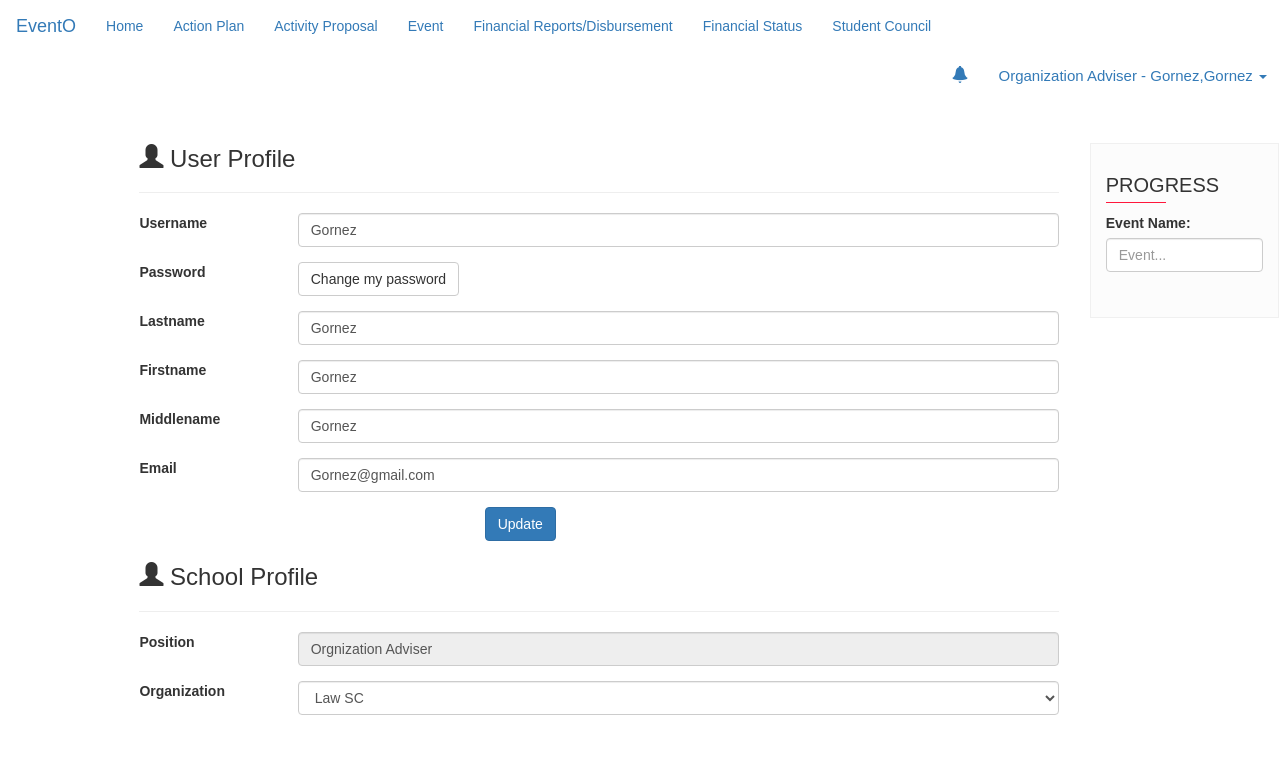
The page /Organization Adviser/ViewAccount.php (signed in) on the database its author committed.
### tables this page shows
CREATE TABLE `org_adviser` (
  `idorg_adviser` int(11) NOT NULL,
  `Lastname` varchar(100) DEFAULT NULL,
  `Firstname` varchar(100) DEFAULT NULL,
  `Middlename` varchar(50) DEFAULT NULL,
  `users_ID` int(11) NOT NULL
);

CREATE TABLE `users` (
  `ID` int(11) NOT NULL,
  `Username` varchar(100) DEFAULT NULL,
  `Password` varchar(255) NOT NULL,
  `Email` varchar(50) NOT NULL,
  `AccessLvl` varchar(20) NOT NULL,
  `UserLvl` varchar(50) NOT NULL,
  `user_status` varchar(25) NOT NULL
);

### Organization Adviser/ViewAccount.php (the view, shortened to what this page needs)
<!DOCTYPE html>
<html lang="en">
<head>
  <link rel="stylesheet" href="path/to/font-awesome/css/font-awesome.min.css">
  <link rel="stylesheet" href="https://maxcdn.bootstrapcdn.com/bootstrap/3.3.7/css/bootstrap.min.css">
  <link rel="stylesheet" href="//code.jquery.com/ui/1.11.4/themes/smoothness/jquery-ui.css">
  <link href="style.css" type="text/css" rel="stylesheet">
    <link href='progress.css' rel='stylesheet' />
    <?php include ('icon.php'); ?>
</head>
<body>
<?php include('MainTabs.php'); ?>
<?php
include ("Connection.php");
?>
  <div class="row content">
    <div class = "col-sm-1">
    </div>
    <div class="col-sm-8 text-left" >
      <br>
      <div class = "container">
        <div class = "col-sm-10">
          <div style="border-bottom: 5%;">
            <h3><span class="glyphicon glyphicon-user" aria-hidden="true"></span> User Profile</h3>
            <hr>
          </div>
          <?php
            $sql = "SELECT Username,Lastname,Firstname,Middlename,Email from users inner join org_adviser on org_adviser.users_ID = users.ID
            where ID = '".$_SESSION["User"]."'";
            $result = mysqli_query($conn, $sql);
                if(mysqli_num_rows($result) > 0 )
                {
                    while($row = mysqli_fetch_array($result))
                    {
                     echo '<form action = "" method = "post">
                       <div class="form-group row">
                         <label for="inputPassword3" class="col-sm-2 col-form-label">Username</label>
                         <div class="col-sm-10">
                           <input type="text" class="form-control" name = "username" id="inputPassword3"  value = "'.$row["Username"].'" placeholder="Username">
                         </div>
                       </div>
                       <div class="form-group row">
                         <label for="inputPassword3" class="col-sm-2 col-form-label">Password</label>
                         <div class="col-sm-10">
                            <button type="button" data-toggle="modal" data-target="#passwordModal" class="btn btn-default">Change my password</button>
                         </div>
                       </div>
                       <div class="form-group row">
                         <label for="inputEmail3" class="col-sm-2 col-form-label">Lastname</label>
                         <div class="col-sm-10">
                           <input type="text" name = "lastname" class="form-control" value = "'.$row["Lastname"].'"  id="inputEmail3" placeholder="Lastname">
                         </div>
                       </div>
                       <div class="form-group row">
                         <label for="inputPassword3" class="col-sm-2 col-form-label">Firstname</label>
                         <div class="col-sm-10">
                           <input type="text" name = "firstname" class="form-control" value = "'.$row["Firstname"].'"  id="inputPassword3" placeholder="Firstname">
                         </div>
                       </div>
                       <div class="form-group row">
                         <label for="inputEmail3" class="col-sm-2 col-form-label">Middlename</label>
                         <div class="col-sm-10">
                           <input type="text"  name = "middlename" class="form-control" value = "'.$row["Middlename"].'"  id="inputEmail3" placeholder="Middlename">
                         </div>
                       </div>
                       <div class="form-group row">
                         <label for="inputEmail3" class="col-sm-2 col-form-label">Email</label>
                         <div class="col-sm-10">
                           <input type="email" name = "email" class="form-control" value = "'.$row["Email"].'"  id="inputEmail3" placeholder="Email">
                         </div>
                       </div>
                       <div class="form-group row">
                         <div class="col-sm-10 text-center">
                           <button type="submit" name = "SubmitButton" class="btn btn-primary">Update</button>
                         </div>
                       </div>
                     </form>
                     <h3><span class="glyphicon glyphicon-user" aria-hidden="true"></span> School Profile</h3>
                       <hr>
                      <form action = "" method = "post">
                      <div class="form-group row">
                         <label for="inputEmail3" class="col-sm-2 col-form-label">Position</label>
                         <div class="col-sm-10">
                           <input type="text" readonly name = "position" class="form-control" value = "Orgnization Adviser" id="inputEmail3" placeholder="Position">
                         </div>
                       </div>
                       <div class="form-group row">
                         <label for="inputEmail3" class="col-sm-2 col-form-label">Organization</label>
                         <div class="col-sm-10">
                           <select name = "organization-select" id = "organization-select" class = "form-control">';
                              $sqlOrgInWords = "SELECT * FROM organization
                              where organization.org_adviser_id = '".$_SESSION['UniversalID']."'";
                                      $resultInWords = mysqli_query($conn, $sqlOrgInWords);
                                      if(mysqli_num_rows($resultInWords) > 0 )
                                      {
                                          while($rowInWords = mysqli_fetch_array($resultInWords))
                                          {
                                            echo '<option value = "'.$rowInWords["ID"].'">'.$rowInWords["organization_name"].'</option>';
                                          }
                                      }
                           echo'</select>
                         </div>
                       </div>
                      <!-- <div class="form-group row">
                         <div class="col-sm-10 text-center">
                           <button type="submit" name = "SubmitButton_School" class="btn btn-primary">Update</button>
                         </div>
                       </div> !-->
                     </form>';
                    }
                }
          ?>
        </div>
      </div>
    </div>
    <?php include ('progress-section.php'); ?>
  </div>
</body>
</html>

### Organization Adviser/MainTabs.php (shortened to what this page needs)
<nav class="navbar">
  <div class="container-fluid">
    <div class="navbar-header">
      <a class="navbar-brand" href="#">EventO</a>
    </div>
    <ul id = "ben" class="nav navbar-nav">
      <li><a href="Home.php">Home</a></li>
        <li class="active"><a href="agenda-views.php">Action Plan</a></li>
        <li class = "active"><a href="ActivityProposal-Index.php">Activity Proposal</a></li>
        <li class = "active"><a href="Event-Index.php">Event</a></li>
        <li class = "active"><a href= "Financial-Disbursement-Index.php">Financial Reports/Disbursement</a></li>
        <li class = "active"><a href="Financial-Status-Index.php">Financial Status</a></li>
        <li class = "active"><a href="Student-Council-Index.php">Student Council</a></li>
      </ul>
      <ul class="nav navbar-nav navbar-right">
        <li class="dropdown"><a class="dropdown-toggle" id ="dropdown-main" data-toggle="dropdown" href="#"><span class = "glyphicon glyphicon-bell"></span> <span class="badge badge-light count"></span></a>
        </li>
        <li class="dropdown">
          <a class="dropdown-toggle" data-toggle="dropdown" href= "#" style="font-size: 15px;">
            <?php
              include("../Connection.php");
              $base = "Organization Adviser";
              $sql = "SELECT * FROM users where ID = '".$_SESSION["User"]."'";
              $result = mysqli_query($conn, $sql);
              if(mysqli_num_rows($result) > 0 )
              {
                  while($row = mysqli_fetch_array($result))
                  {
                    if($row["UserLvl"] != $base)
                    {
                      header("Location: ../index2.php");
                    }
                    else
                    {
                      $sqlCheckCredentials = "SELECT Lastname,Firstname from org_adviser where users_ID = '".$row["ID"]."'";
                       $resultCheckCredentials = mysqli_query($conn, $sqlCheckCredentials);
                        if(mysqli_num_rows($resultCheckCredentials) > 0 )
                        {
                            while($rowCheckCredentials = mysqli_fetch_array($resultCheckCredentials))
                            {
                               echo ''.'Organization Adviser'.' - '.$rowCheckCredentials["Lastname"].','.$rowCheckCredentials["Firstname"].'';
                            }
                        }
                    }
                  }
              }
           ?>
          <span class="caret"></span></a>
      </li>
      </ul>
  </div>
</nav>
</html>

### Organization Adviser/style.css (style rules this page uses)
body { font-family: sans-serif; }
.dropdown { color: #444444;font-size:17px; }

### Organization Adviser/ViewAccount.php (style rules this page uses)
body { overflow-x: hidden; }
.navbar { margin-bottom: 0; border-radius: 0; }
.row.content { height: 450px }

### rows shown on the page
org_adviser: Lastname "Gornez", Firstname "Gornez", username "Gornez", lastname "Gornez", firstname "Gornez", middlename "Gornez", email "Gornez@gmail.com"

### other values the page prints
form field organization-select "Law SC"
